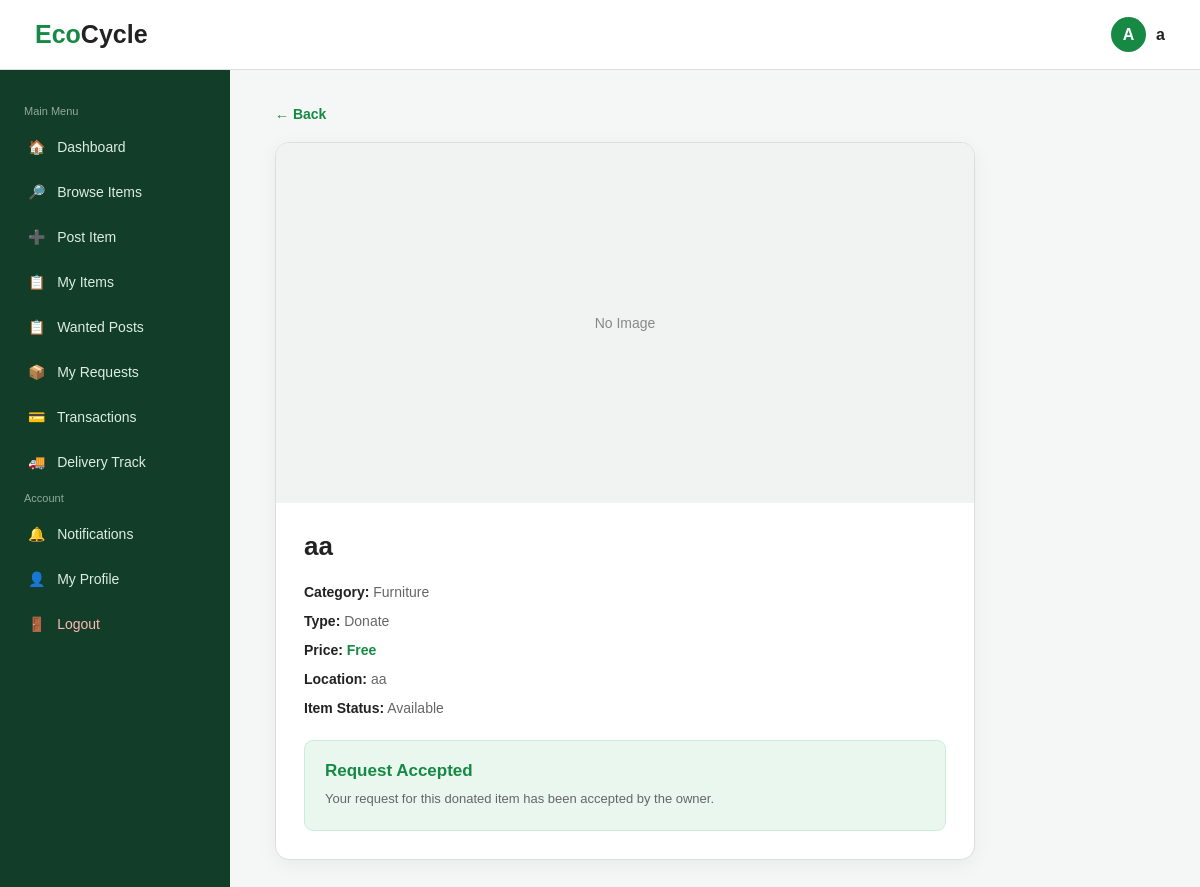
Page /index.php?url=items/view&id=18 (signed in) on the committed database.
### tables this page shows
CREATE TABLE `items` (
  `item_id` int(11) NOT NULL,
  `user_id` int(11) DEFAULT NULL,
  `ngo_id` int(11) DEFAULT NULL,
  `title` varchar(100) NOT NULL,
  `category` varchar(50) NOT NULL,
  `description` text DEFAULT NULL,
  `type` varchar(30) NOT NULL,
  `price` varchar(100) NOT NULL,
  `location` varchar(100) NOT NULL,
  `image` varchar(255) NOT NULL,
  `status` varchar(20) NOT NULL,
  `payment_method` varchar(20) DEFAULT NULL,
  `payment_number` varchar(20) DEFAULT NULL
);

### app/core/Controller.php (called while the page is built, shortened)
<?php
abstract class Controller
{
    private array $models = [];
    protected function model(string $name): Model
    {
        if (!isset($this->models[$name])) {
            $this->models[$name] = new $name();
        }
        return $this->models[$name];
    }
    protected function view(string $view, array $data = []): void
    {
        extract($data, EXTR_SKIP);
        require APP_PATH . '/views/' . $view . '.php';
    }
    protected function requireLogin(): int
    {
        return (int)$_SESSION['user_id'];
    }
}

### app/controllers/ItemController.php (called while the page is built, shortened)
<?php
class ItemController extends Controller
{
    private int $user_id;
    public function __construct()
    {
        $this->user_id = $this->requireLogin();
    }
    public function show(): void
    {
        $user_id = $this->user_id;
        $item_id = (int)$_GET['id'];
        $back = trim($_GET['back'] ?? '');
        $item = $this->model('Item')->find($item_id);
        $owner_id = (int)$item['user_id'];
        $isOwner = ($owner_id === $user_id);
        $itemType = strtolower(trim($item['type'] ?? ''));
        if (!$isOwner && $itemType === 'donate') {
            if ($requestRow = $this->model('Request')->latestDonateRequest($item_id, $user_id)) {
                $requestStatus = strtolower(trim($requestRow['status'] ?? ''));
            }
        }
        $backText = '← Back';
        if ($back === 'my_requests') {
            $backLink = url('requests/mine');
            $backText = '← Back to My Requests';
        } elseif ($isOwner) {
            $backLink = url(match ($itemType) {
                'sell' => 'items/sell',
                'donate' => 'items/donate',
                default => 'items/mine',
            });
        } else {
            $backLink = url('items/browse');
        }
        $this->view('items/view', compact(
            'user_id', 'item_id', 'back', 'item', 'owner_id', 'isOwner', 'itemType', 'itemStatus',
            'requestStatus', 'request_id', 'backLink', 'backText'
        ));
    }
}

### app/core/Router.php (called while the page is built, shortened)
<?php
class Router
{
    private array $routes;
    public function __construct(array $routes)
    {
        $this->routes = $routes;
    }
    public function dispatch(string $url): void
    {
        $route = trim($url, '/');
        [$controllerName, $method] = explode('@', $this->routes[$route]);
        $controller = new $controllerName();
        $controller->$method();
    }
}

### index.php (called while the page is built, shortened)
<?php
require APP_PATH . '/core/helpers.php';
require APP_PATH . '/core/Database.php';
require APP_PATH . '/core/Model.php';
require APP_PATH . '/core/Controller.php';
require APP_PATH . '/core/Router.php';
$router = new Router(require ROOT_PATH . '/config/routes.php');
$router->dispatch($_GET['url'] ?? '');

### app/core/helpers.php (called while the page is built, shortened)
<?php
function url(string $route, array $params = []): string
{
    $query = http_build_query(array_merge(['url' => $route], $params));
    return 'index.php?' . str_replace('%2F', '/', $query);
}

### app/core/Model.php (called while the page is built, shortened)
<?php
abstract class Model
{
    protected mysqli $db;
    public function __construct()
    {
        $this->db = Database::connection();
    }
    protected function query(string $sql, array $params = []): mysqli_result|bool
    {
        return $this->db->execute_query($sql, array_values($params));
    }
    protected function fetchOne(string $sql, array $params = []): ?array
    {
        $result = $this->query($sql, $params);
        return $result->fetch_assoc() ?: null;
    }
}

### app/core/Database.php (called while the page is built, shortened)
<?php
class Database
{
    private static ?mysqli $conn = null;
    public static function connection(): mysqli
    {
        if (self::$conn === null) {
            $conn = mysqli_connect(DB_HOST, DB_USER, DB_PASS, DB_NAME);
            mysqli_set_charset($conn, 'utf8mb4');
            self::$conn = $conn;
        }
        return self::$conn;
    }
}

### app/models/Item.php (called while the page is built, shortened)
<?php
class Item extends Model
{
    public function find(int $itemId): ?array
    {
        return $this->fetchOne('SELECT * FROM items WHERE item_id = ? LIMIT 1', [$itemId]);
    }
}

### app/models/Request.php (called while the page is built, shortened)
<?php
class Request extends Model
{
    public function latestDonateRequest(int $itemId, int $userId): ?array
    {
        return $this->fetchOne(
            "SELECT request_id, status FROM requests
             WHERE item_id = ? AND user_id = ? AND request_type = 'Donate'
             ORDER BY request_id DESC LIMIT 1",
            [$itemId, $userId]
        );
    }
}

### app/views/items/view.php (the view, shortened to what this page needs)
<!DOCTYPE html>
<html lang="en">
<head>
<link
    rel="stylesheet"
    href="assets/css/style.css"
>
</head>
<body>
<?php require APP_PATH . '/views/layouts/header_sidebar.php'; ?>
<main class="main">
<a
    href="<?php echo htmlspecialchars($backLink); ?>"
    class="back"
>
<?php
echo htmlspecialchars($backText);
?>
</a>
<div class="item-card">
<div class="image-area">
<?php
if(
    !empty($item["image"]) &&
    file_exists(
        "uploads/" . $item["image"]
    )
)
{
?>
<img
    src="uploads/<?php
        echo htmlspecialchars(
            $item["image"]
        );
    ?>"
    class="item-image"
    alt="Item Image"
>
<?php
}
else
{
?>
<div class="no-image">
    No Image
</div>
<?php
}
?>
</div>
<div class="item-content">
<div class="item-title">
<?php
echo htmlspecialchars(
    $item["title"] ?? "Untitled Item"
);
?>
</div>
<div class="item-detail">
<strong>Category:</strong>
<?php
echo htmlspecialchars(
    $item["category"] ?? ""
);
?>
</div>
<div class="item-detail">
<strong>Type:</strong>
<?php
echo htmlspecialchars(
    $item["type"] ?? ""
);
?>
</div>
<div class="item-detail">
<strong>Price:</strong>
<?php
if($itemType === "sell")
{
?>
<span class="price">
<?php
echo htmlspecialchars(
    $item["price"] ?? "0"
);
?>
</span>
<?php
}
else
{
?>
<span class="price">
    Free
</span>
<?php
}
?>
</div>
<div class="item-detail">
<strong>Location:</strong>
<?php
echo htmlspecialchars(
    $item["location"] ?? ""
);
?>
</div>
<div class="item-detail">
<strong>Item Status:</strong>
<?php
echo htmlspecialchars(
    $item["status"] ?? ""
);
?>
</div>
<?php
if(
    !$isOwner &&
    $itemType === "donate"
)
{
if($requestStatus === "pending")
{
?>
<div class="action-box pending">
<h3>
    Request Pending
</h3>
<p>
    Your request has been sent to the owner.
    Please wait for the owner to respond.
</p>
</div>
<?php
}
elseif($requestStatus === "accepted")
{
?>
<div class="action-box accepted">
<h3>
    Request Accepted
</h3>
<p>
    Your request for this donated item
    has been accepted by the owner.
</p>
</div>
<?php
}
}
?>
</div>
</div>
</main>
</body>
</html>

### assets/css/style.css (style rules this page uses)
* { margin:0; padding:0; box-sizing:border-box; }
body { font-family:Arial,sans-serif; background:#f5f7f6; color:#222; }

### app/views/items/view.php (style rules this page uses)
.main { margin-left:230px; padding:105px 45px 50px; max-width:1000px; }
.back { display:inline-block; margin-bottom:20px; text-decoration:none; color:#168a45; font-size:14px; font-weight:bold; }
.item-card { background:#ffffff; border:1px solid #ddd; border-radius:14px; overflow:hidden; box-shadow:0 5px 20px rgba(0,0,0,0.05); max-width:700px; }
.image-area { width:100%; height:360px; background:#f1f3f2; display:flex; align-items:center; justify-content:center; }
.no-image { color:#888; font-size:14px; }
.item-content { padding:28px; }
.item-title { font-size:26px; font-weight:bold; color:#222; margin-bottom:22px; }
.item-detail { font-size:14px; color:#666; margin-bottom:13px; }
.item-detail strong { color:#222; }
.price { color:#168a45; font-weight:bold; }
.action-box { margin-top:24px; padding:20px; border-radius:9px; background:#f5faf7; border:1px solid #dceee3; }
.action-box h3 { margin:0 0 8px; font-size:17px; }
.action-box p { margin:0; font-size:13px; color:#666; line-height:1.6; }
.accepted { background:#eaf7ef; border-color:#cdebd8; }
.accepted h3 { color:#168a45; }

### rows in the picture
items: title "aa", category "Furniture", type "Donate", location "aa", status "Available"

### other values in the picture
substr($name,0,1) "A"
$name "a"
$backText "← Back"
